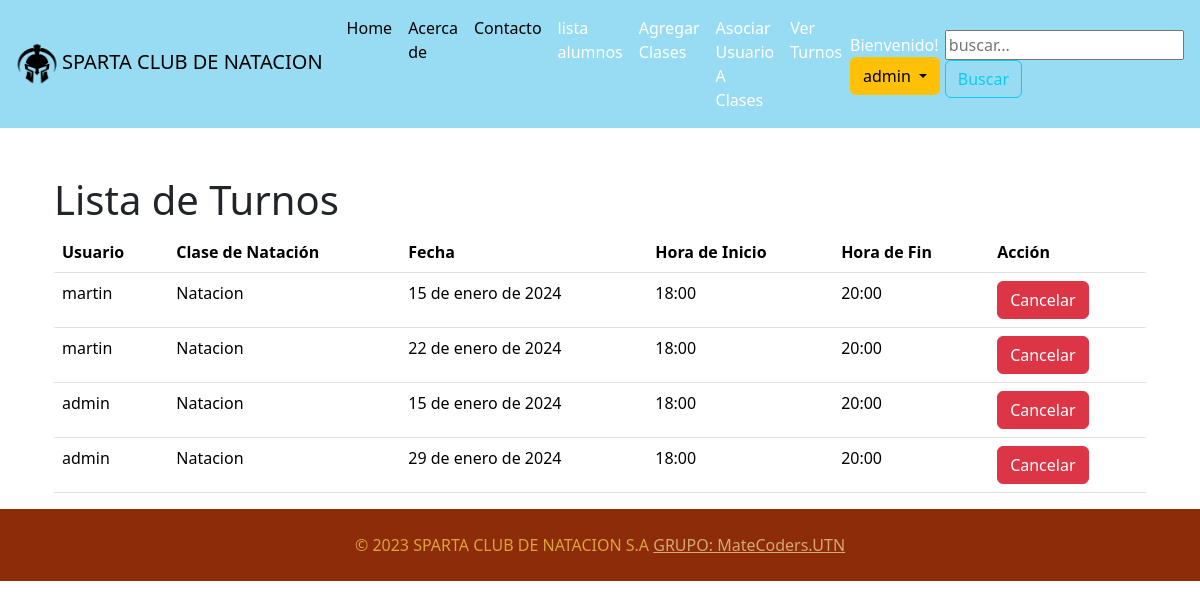
Screenshot of /ver-turnos/ (signed in) with the database file from the repository.
### USUARIOS/models.py (models this page shows, shortened)
class CustomUser(AbstractUser):
    direccion = models.CharField(max_length=255)
    telefono = models.CharField(max_length=15)
    SEXO_CHOICES = [('M', 'Masculino'), ('F', 'Femenino')]
    sexo = models.CharField(choices=SEXO_CHOICES, max_length=1)
    edad = models.IntegerField(default=18)  # O cualquier valor predeterminado que desees
    telefono_emergencia = models.CharField(max_length=15)
    alergias = models.TextField(blank=True, null=True)
    class Meta:
        verbose_name = 'Usuario Personalizado'
        verbose_name_plural = 'Usuarios Personalizados'

### TIENDA/models.py (models this page shows, shortened)
class InscripcionClase(models.Model):
    usuario = models.ForeignKey(CustomUser, on_delete=models.CASCADE)
    clase_natacion = models.ForeignKey(ClaseNatacion, on_delete=models.CASCADE)
    fecha_inscripcion = models.DateTimeField(auto_now_add=True)
    def obtener_nombre_clase(self):
        return self.clase_natacion.nombre
    def obtener_fecha(self):
        return self.clase_natacion.fecha
    def obtener_hora_inicio(self):
        return self.clase_natacion.hora_inicio
    def obtener_hora_fin(self):
        return self.clase_natacion.hora_fin

class ClaseNatacion(models.Model):
    nombre = models.CharField(max_length=100)
    fecha = models.DateField()
    hora_inicio = models.TimeField()
    hora_fin = models.TimeField()
    cupos_disponibles = models.PositiveIntegerField(default=0)
    precio = models.DecimalField(max_digits=10, decimal_places=2)
    imagen = models.ImageField(upload_to='clase_imagenes/', null=True, blank=True)  # Campo de imagen

### TIENDA/views.py (the view)
# urls.py: path('ver-turnos/', views.ver_turnos, name='ver_turnos'),
@login_required
def ver_turnos(request):
    fecha_actual = datetime.now()
    if request.user.is_superuser:
        turnos = InscripcionClase.objects.filter(clase_natacion__fecha__gte=fecha_actual)
    else:
        turnos = InscripcionClase.objects.filter(usuario=request.user, clase_natacion__fecha__gte=fecha_actual)
    return render(request, 'tienda/ver_turnos.html', {'turnos': turnos})

### TIENDA/templates/tienda/ver_turnos.html (shortened to what this page needs)
{% extends 'tienda/layout.html' %}
{% load static %}
{% block body %}
<div class="container mt-5">
    <h1>Lista de Turnos</h1>
    <table class="table">
        <thead class="thead-light">
            <tr>
                <th>Usuario</th>
                <th>Clase de Natación</th>
                <th>Fecha</th>
                <th>Hora de Inicio</th>
                <th>Hora de Fin</th>
                <th>Acción</th>
            </tr>
        </thead>
        <tbody>
            {% for turno in turnos %}
                <tr>
                    <td>{{ turno.usuario.username }}</td>
                    <td>{{ turno.obtener_nombre_clase }}</td>
                    <td>{{ turno.obtener_fecha }}</td>
                    <td>{{ turno.obtener_hora_inicio }}</td>
                    <td>{{ turno.obtener_hora_fin }}</td>
                    <td>
                        <button class="btn btn-danger cancelar-turno" data-turno-id="{{ turno.id }}">Cancelar</button>
                    </td>
                </tr>
            {% endfor %}
        </tbody>
    </table>
</div>
{% endblock body %}

### TIENDA/templates/tienda/layout.html (shortened to what this page needs)
{% load static %}
<!DOCTYPE html>
<html>
<head>
    <link rel="stylesheet" type="text/css" href="{% static 'node_modules/bootstrap/dist/css/bootstrap.min.css' %}">
    <link rel="stylesheet" type="text/css" href="{% static 'DataTables/datatables.min.css' %}">
</head>
<body>
    <nav class="navbar navbar-expand-lg navbar-light sticky-top" style="background-color: #97DCF3">
        <div class="container-fluid">
            <a class="navbar-brand" href="{% url 'tienda:home' %}" style=""><img src="{% static 'media/img/logonegro.png' %}" alt="Logo de la tienda" width="50" height="50">SPARTA CLUB DE NATACION</a>
            <div class="collapse navbar-collapse" id="navbarSupportedContent">
                <ul class="navbar-nav me-auto mb-2 mb-lg-0">
                    <li class="nav-item">
                        <a class="nav-link active" style="" aria-current="page" href="{% url 'tienda:home' %} ">Home</a>
                    </li>
                    <a href="" class="nav-link active" style=""> Acerca de</a>
                    <a href="mailto: contacto@SPARTACLUBNATACION.com" class="nav-link active" style="">Contacto</a>
                    {% if perms.TIENDA.lista_alumnos%}
                    <li class="nav-item">
                        <a class="nav-link" href="{% url 'tienda:lista_alumnos' %}"style="color: #ffffff;">lista alumnos</a>
                    </li>
                    {% endif %}
                    {% if perms.TIENDA.agregar_clase%}
                    <li class="nav-item">
                        <a class="nav-link" href="{% url 'tienda:agregar_clase' %}"style="color: #ffffff;">Agregar Clases</a>
                    </li>
                    {% endif %}
                    <li class="nav-item">
                        <a class="nav-link" href="{% url 'tienda:asociar_usuario_clases' %}"style="color: #ffffff;">Asociar Usuario A Clases</a>
                    </li>
                    <li class="nav-item">
                        <a class="nav-link" href="{% url 'tienda:ver_turnos' %}"style="color: #ffffff;">Ver Turnos</a>
                    </li>
                </ul>
                <div class="d-grid gap-2 d-md-block">
                    {% if user.is_authenticated %}
                        <div class="dropdown">
                            <span class="navbar-text" style="color: #ffffff">
                            Bienvenido!
                            </span>
                            <button class="btn btn-warning dropdown-toggle" type="button" id="dropdownMenuButton1"
                                data-bs-toggle="dropdown" aria-expanded="false">
                                {{user.username}}
                            </button>
                        </div>
                    {% endif%}
                </div>
                <form action="{% url 'tienda:buscar' %} ">
                    <input name="buscar" type="text" placeholder="buscar...">
                    <button type="submit" class="btn btn-outline-info">Buscar</button>
                </form>
            </div>
        </div>
    </nav>
    <div class="container">
        {% block body %}
        {% endblock body %}
    </div>
    <footer class="footer mt-auto py-3" style="background-color: #8C2C08;">
        <div class="container">
            <div class="footer-copyright text-center py-2 "style="color: #DDA337;">
                © 2023 SPARTA CLUB DE NATACION S.A
                <a href="mailto: martinalejandrotorres77@gmail.com" style="color: #D5A877;">GRUPO: MateCoders.UTN</a>
            </div>
        </div>
    </footer>
</body>
</html>

### rows the page displays
CustomUser: username "admin"
InscripcionClase: usuario.username "martin", obtener_nombre_clase "Natacion", obtener_fecha "15 de enero de 2024", obtener_hora_inicio "18:00", obtener_hora_fin "20:00"
InscripcionClase: usuario.username "martin", obtener_nombre_clase "Natacion", obtener_fecha "22 de enero de 2024", obtener_hora_inicio "18:00", obtener_hora_fin "20:00"
InscripcionClase: usuario.username "admin", obtener_nombre_clase "Natacion", obtener_fecha "15 de enero de 2024", obtener_hora_inicio "18:00", obtener_hora_fin "20:00"
InscripcionClase: usuario.username "admin", obtener_nombre_clase "Natacion", obtener_fecha "29 de enero de 2024", obtener_hora_inicio "18:00", obtener_hora_fin "20:00"
